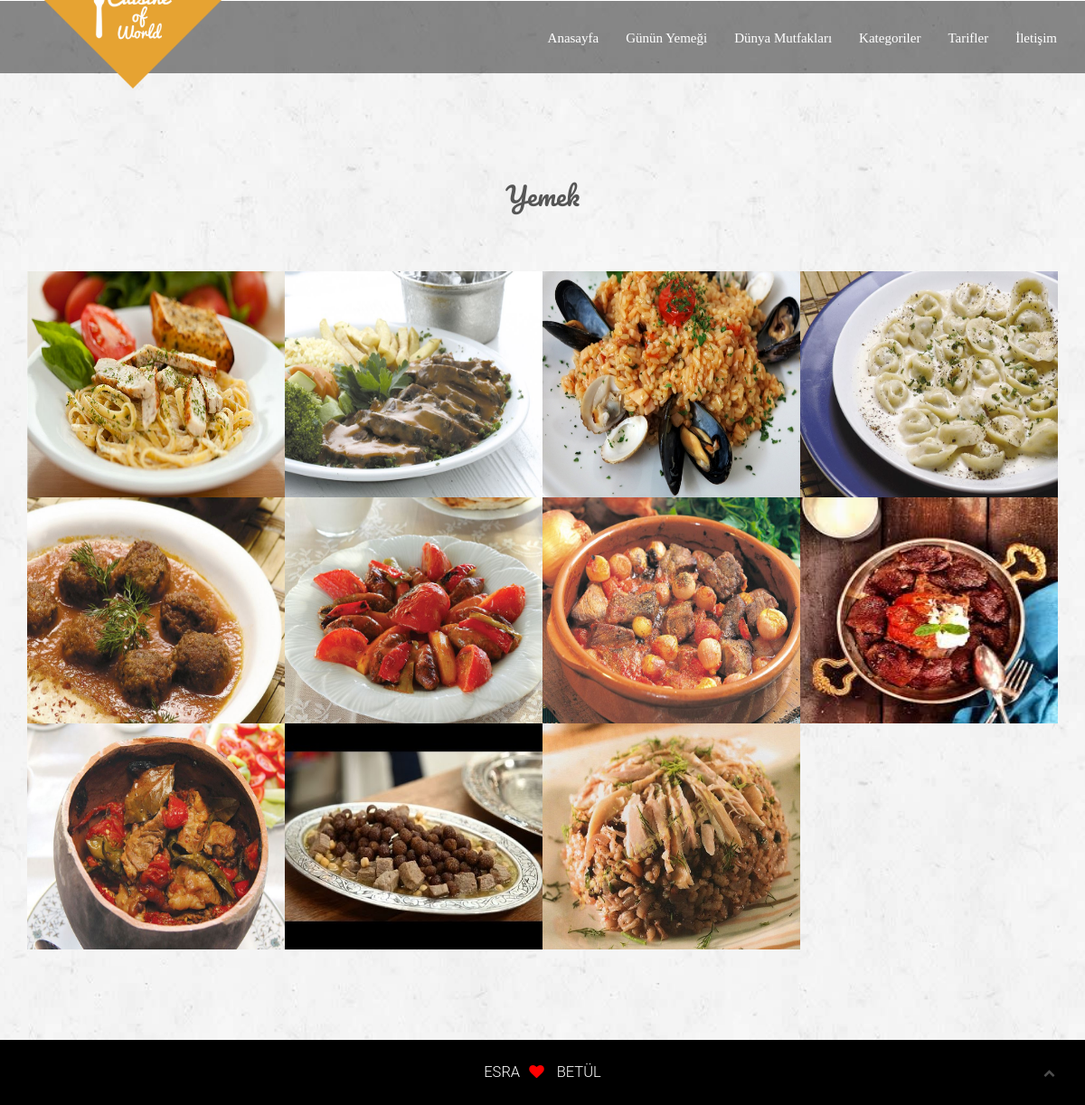
Page /category/yemek on the committed database.
### main/models.py (models this page shows, shortened)
class Food(models.Model):
    genre_dict = {
        "Çorbalar": "Ç", "Yemek": "Y",
        "Atıştırmalık" : "A", "Salata": "S", "Tatlı": "T"
    }
    GENRE_CHOICES = [(code, label) for label, code in genre_dict.items()]
    title = models.CharField(max_length=100)
    ingredients = models.TextField()
    recipes = models.TextField()
    genre = models.CharField(max_length=80, blank=True, choices=GENRE_CHOICES)
    preparation_time = models.CharField(max_length=30)
    cover = models.ImageField( upload_to = "cover_imgs", blank = True )
    top = models.IntegerField(default=0)
    cuisine = models.ForeignKey('Cuisine', on_delete=models.CASCADE, blank=True)

### main/views.py (the view)
# urls.py: url(r'^category/(?P<cat>.+)', views.cat_page, name='category'),
def cat_page(request, cat):
    cat =cat.capitalize()
    category=Food.genre_dict.get(cat,"")
    food =Food.objects.all().filter(genre=category)
    context={ 'foods': food ,"cat_name":cat}
    return render(request,"main/category.html",context)

### main/models.py (called while the page is built)
def add_cat_names(request):
    return{"categories":Food.genre_dict.keys()}

### main/templates/main/category.html (shortened to what this page needs)
{% extends "main/base.html" %}
{% block galeri %}
<section id="portfolio" class="portfolio">
    <div class="container">
        <div class="row">
            <div class=" text-center  wow fadeIn" data-wow-duration="5s">
                <div class="col-md-12" style="margin-bottom:100px">
                    <div class="head_title text-center" style="margin-top:100px">
                        <h4>{% block page_title %}{{cat_name }} {% endblock page_title %} </h4>
                    </div>
                      {% include "main/food_list.html" with food_query=foods  %}
                </div>
            </div>
        </div>
    </div>
</section>
{% endblock galeri %}

### main/templates/main/food_list.html (shortened to what this page needs)
 {% for food in food_query  %}
 <div  class="col-md-3 col-sm-4 col-xs-6 single_portfolio_text">
     <img width=250 height=250 src="/media/{{ food.cover }}" alt="" />
 </div>
 {% endfor %}

### main/static/assets/css/style.css (style rules this page uses)
html, body { background-color: #1E2E3B; font-size: 15px; color: #565656; width: 100%; padding: 0; margin-left: 0; margin-right: 0; font-family: 'roboto', sans-serif; font-weight: 300; }
img { -moz-user-select: none; -webkit-user-select: none; -ms-user-select: none; user-select: none; -webkit-user-drag: none; user-drag: none; }
*, *:before, *:after { -webkit-box-sizing: border-box; -moz-box-sizing: border-box; box-sizing: border-box; }
img { max-width: 100%; }
h4, h5 { font-weight: 300; margin: 0; line-height: 2rem; font-family: 'Pacifico', cursive; }
h4 { font-size:1.875rem; line-height: 2.2rem; margin-bottom: 1.1rem; font-family: 'Pacifico', cursive; }
section { margin:0; }
.portfolio { background:url(../images/portfoliobg.jpg) center top no-repeat; -moz-background-size: cover; -webkit-background-size: cover; -o-background-size: cover; background-size: cover; width: 100%; overflow: hidden; }
.head_title { padding-top:100px; padding-bottom: 50px; }
.single_portfolio_text { display:inline-block; padding:0; position:relative; overflow:hidden; }
.single_portfolio_text img { width:100%; max-height: 100%; }

### rows in the picture
Food: cover (picture)
Food: cover (picture)
Food: cover (picture)
Food: cover (picture)
Food: cover (picture)
Food: cover (picture)
Food: cover (picture)
Food: cover (picture)
Food: cover (picture)
Food: cover (placeholder picture)
Food: cover (picture)

### other values in the picture
{{ cat_name }} "Yemek"
